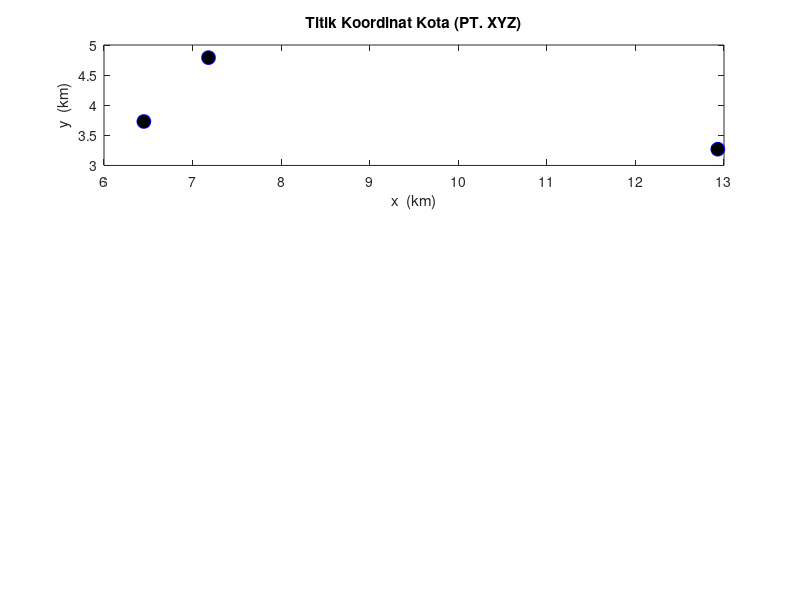

Write the MATLAB code that produced this figure. (Note: this script raises an error after producing the figure.)
%**************************************************************************
%          VRP Problem Using ACO rute 3 Gd Pusat -> Gd Antara
% -------------------------------------------------------------------------
% By     : Gita Anggita Lestari
% Contact: gitaanggitalstr@gmail.com             Last update: sept 13, 2019
% -------------------------------------------------------------------------                             
% This program is developed to find shortest path (minimum cost)between
% some cities. 
% 
% There are 4  parts in this program:
% 1.Main program of ACO (myaco.m)
% 2.Function to generate solution (ant_tour.m)
% 3.Function to calculate the cost (distance) (calculate_cost.m)
% 4.Function to update the traces (update_the_trace.m)
%**************************************************************************
 
%**************************************************************************
%                   The Program Start Here                    
%*------------------------------------------------------------------------
% function myaco(num_of_nodes,num_of_ants, max_iteration)
function myaco()
% inputs
miter=1000; % banyak iterasi
m=2; % banyak semut
n=3; %jumlah kotas
% parameters
e=0.6;            % evaporation coefficient.
alpha=1;          % effect of ants' sight.
beta=12;           % trace's effect.
t=0.02*ones(n); % primary tracing.
el=.97;           % common cost elimination. 
% -------------------------------------------------------------------------
% matrix coordinates of cities of rute 3s
map_index=[0	29	33];
map_x=[12.93	6.45	7.18];
map_y=[3.27	3.73	4.79];
node=[map_index;map_x;map_y];
% Generate coordinates of cities and plot
for i=1:n
    x(i)= map_x(i);
    y(i)= map_y(i);
end    

subplot(3,1,1);
plot(x,y,'o','MarkerFaceColor','k','MarkerEdgeColor','b','MarkerSize',10);
title('Titik Koordinat Kota (PT. XYZ)');
xlabel('x  (km)');
ylabel('y  (km)');

% generating distace between cities matrix.
%for i=1:n
%    for j=1:n
%        d(i,j)=sqrt((x(i)-x(j))^2+(y(i)-y(j))^2);
%    end
%end
d=[0 6.9 7.1;
   6.9 0 2.8;
   7.1 2.8 0];

% generating sight matrix.
for i=1:n
    for j=1:n
        if d(i,j)==0
            h(i,j)=0;
        else
            h(i,j)=1/d(i,j);
        end
    end
end
h=h
% ------------------------------------------------------------------------
%             Main Algorithm: ACO Meta heuristic procedure
% a.  Probabilistic solution construction biased by
%     pheromone trails, without forward pheromone
%     updating
% b.  Deterministic backward path with loop elimination
%     and with pheromone updating--> update_the_trace
% c.  Evaluation of the quality of the solutions
%     generated and use of the solution quality in
%     determining the quantity of pheromone to deposit-->calculate_cost
% -------------------------------------------------------------------------
for i=1:miter
% Step 1: Forward ants and solution construction

% Generate places for each ant    
for j=1:m
    start_places(j,1)=fix(1+rand*(n-1));
end
% Step 2:probabilistic solution contruction   
    [tour]=ant_tour(start_places,m,n,h,t,alpha,beta);
    tour=horzcat(tour,tour(:,1));
    
% Step 3: Calculate the cost --> total distace
    [cost,f]=calculate_cost(m,n,d,tour,el);
    [t]=update_the_trace(m,n,t,tour,f,e);
    average_cost(i)=mean(cost);
    
% Step 4: Determine the best route
    [min_cost(i),best_index]=min(cost);
    besttour(i,:)=tour(best_index,:);
    iteration(i)=i;
end
% -------------------------------------------------------------------------

% Plot Average of tour distance vs Number of Iterations
subplot(3,1,2);plot(iteration,average_cost);
title('Rata-Rata Jarak vs Jumlah Iterasi');
xlabel('iteration');
ylabel('Jarak(Km)');

% Plot the best route
[k,l]=min(min_cost); % jarak
for i=1:n+1
    X(i)=x(besttour(l,i));
    Y(i)=y(besttour(l,i));
end
subplot(3,1,3);plot(X,Y,'--o',...
                'MarkerEdgeColor','k',...
                'MarkerFaceColor','b',...
                'MarkerSize',10)
xlabel('x (km)');ylabel('y (km)');
title(['Total Jarak(Km)= ',num2str(k)]);
% fprintf('\nTotal Jarak = %d\n',k);

% Get Route Path 
batas = length(map_index);
path = [];
for i=1:batas
    itter = 0;
    index_x = X(i);
    index_y = Y(i);
    for j=1:batas
        if index_x == node(2,[j]) && index_y == node(3,[j])
            itter = itter + 1;
            path(i)=node(1,[j]);
        end
    end
end
titik_awal = num2str(path(1));jalan = num2str(path);
fprintf('Total Jarak = ')
disp(min(min_cost));
fprintf('Rute =  ');
fprintf(titik_awal);fprintf('  ');
fprintf(jalan);fprintf('  ');
fprintf(titik_awal)
fprintf('\n')

end
%**************************************************************************
%                   Ending of Program                          
%**************************************************************************

